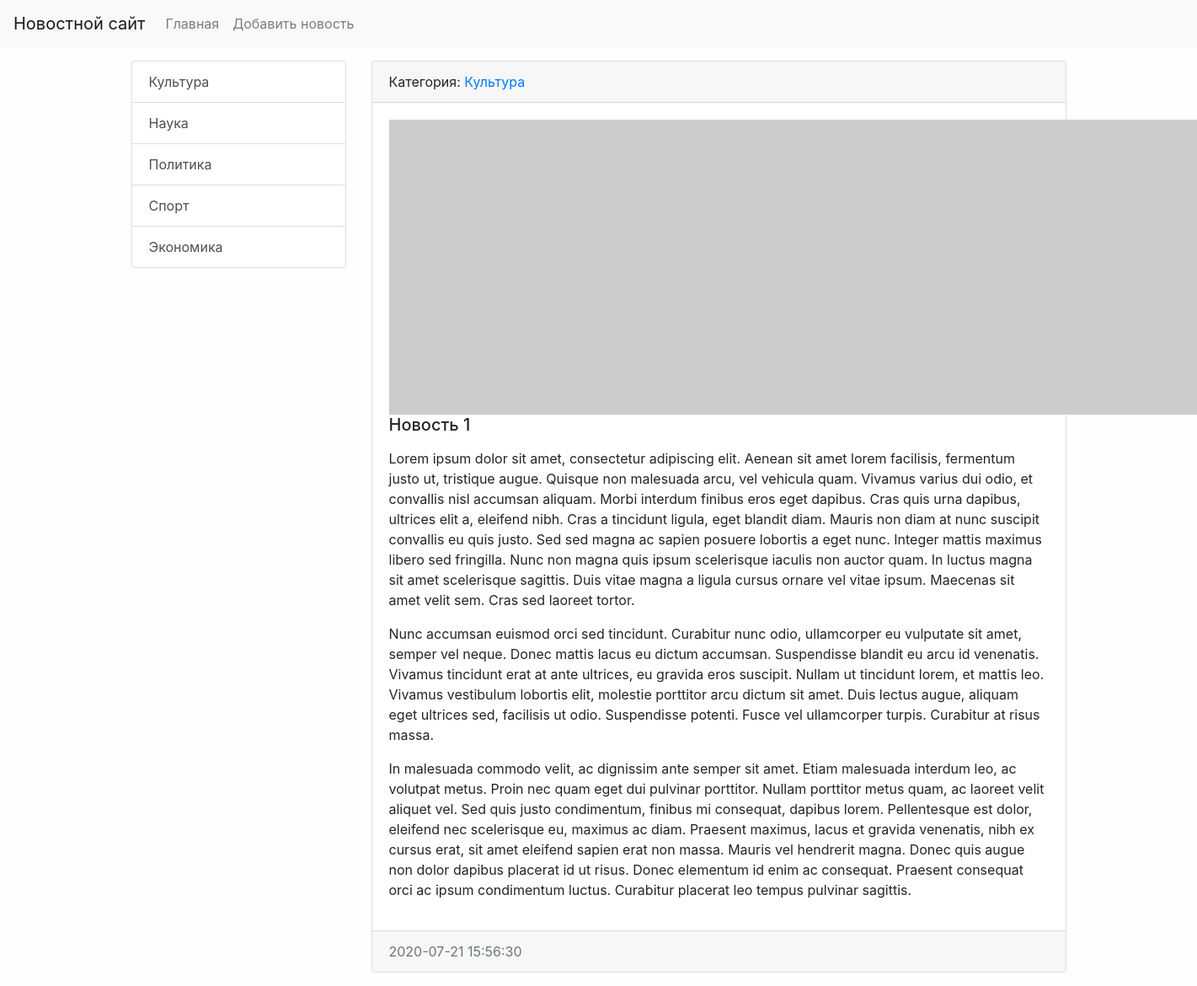
The page /news/1/ on the database its author committed.
### news/models.py (models this page shows, shortened)
class Category(models.Model):
    title = models.CharField(max_length=150, db_index=True, verbose_name='Наименование категории')
    def get_absolute_url(self):
        return reverse('category', kwargs={"category_id": self.pk})
    def __str__(self):
        return self.title
    class Meta:
        verbose_name = 'Категория'
        verbose_name_plural = 'Категории'
        ordering = ['title']

class News(models.Model):
    title = models.CharField(max_length=150, verbose_name='Наименование')
    content = models.TextField(blank=True, verbose_name='Контент')
    created_at = models.DateTimeField(auto_now_add=True, verbose_name='Дата публикации')
    updated_at = models.DateTimeField(auto_now=True, verbose_name='Обновлено')
    photo = models.ImageField(upload_to='photos/%Y/%m/%d/', verbose_name='Фото', blank=True)
    is_published = models.BooleanField(default=True, verbose_name='Опубликовано')
    category = models.ForeignKey('Category', on_delete=models.PROTECT, verbose_name='Категория')
    class Meta:
        verbose_name = 'Новость'
        verbose_name_plural = 'Новости'
        ordering = ['-created_at']

### news/views.py (the view)
# urls.py: path('news/<int:pk>/', ViewNews.as_view(), name='view_news'),
class ViewNews(DetailView):
    model = News
    context_object_name = 'news_item'

### news/templatetags/news_tags.py (called while the page is built)
@register.inclusion_tag('news/list_categories.html')
def show_categories(arg1='Hello', arg2='world'):
    categories = Category.objects.all()
    return {"categories": categories, "arg1": arg1, "arg2": arg2}

### news/templates/news/news_detail.html (shortened to what this page needs)
{% extends 'base.html' %}
{% block sidebar %}
{% include 'inc/_sidebar.html' %}
{% endblock %}
{% block content %}
<div class="card mb-3">
    <div class="card-header">
        Категория: <a href="{{ news_item.category.get_absolute_url }}">{{ news_item.category }}</a>
    </div>
    <div class="card-body">
        {% if item.photo %}
        <img src="{{ news_item.photo.url }}" alt="" width="350" class="float-left mr-3">
        {% else %}
        <img src="https://picsum.photos/id/1060/350/235/?blur=2" alt="" class="float-left mr-3">
        {% endif %}
        <h5 class="card-title">{{ news_item.title }}</h5>
        <p class="card-text">{{ news_item.content|safe|linebreaks }}</p>
    </div>
    <div class="card-footer text-muted">
        {{ news_item.created_at|date:"Y-m-d H:i:s" }}
    </div>
</div>
{% endblock %}

### news/templates/news/list_categories.html
<div class="list-group">
    {% for item in categories %}
    <a href="{{ item.get_absolute_url }}" class="list-group-item list-group-item-action">{{ item.title }}</a>
    {% endfor %}
</div>

### mysite/static/css/style.css (style rules this page uses)
body { background-color: #fefefe; }

### rows shown on the page
Category: title "Культура"
Category: title "Наука"
Category: title "Политика"
Category: title "Спорт"
Category: title "Экономика"
News: category "Культура", title "Новость 1", content "Lorem ipsum dolor sit amet, consectetur adipiscing elit. Aenean sit amet lorem facilisis, fermentum justo ut, tristique augue. Quisque non malesuada arcu, vel vehicula quam. Vivamus varius dui odio, et convallis nisl accumsan aliquam. Morbi interdum finibus eros eget dapibus. Cras quis urna dapibus, ultrices elit a, eleifend nibh. Cras a tincidunt ligula, eget blandit diam. Mauris non diam at nunc suscipit convallis eu quis justo. Sed sed magna ac sapien posuere lobortis a eget nunc. Integer mattis maximus libero sed fringilla. Nunc non magna quis ipsum scelerisque iaculis non auctor quam. In luctus magna sit amet scelerisque sagittis. Duis vitae magna a ligula cursus ornare vel vitae…", created_at "2020-07-21 15:56:30"
